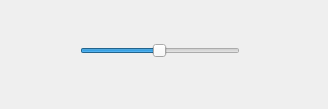
<?xml version="1.0" encoding="UTF-8"?>
<ui version="4.0">
 <class>distanceslider</class>
 <widget class="QWidget" name="distanceslider">
  <property name="geometry">
   <rect>
    <x>0</x>
    <y>0</y>
    <width>328</width>
    <height>109</height>
   </rect>
  </property>
  <property name="windowTitle">
   <string>distanceslider</string>
  </property>
  <widget class="QSlider" name="distanceSlider">
   <property name="geometry">
    <rect>
     <x>80</x>
     <y>40</y>
     <width>160</width>
     <height>22</height>
    </rect>
   </property>
   <property name="sliderPosition">
    <number>49</number>
   </property>
   <property name="orientation">
    <enum>Qt::Horizontal</enum>
   </property>
  </widget>
 </widget>
 <layoutdefault spacing="6" margin="11"/>
 <resources/>
 <connections/>
</ui>
